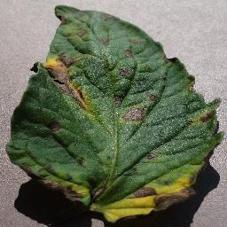
#> input picture raw_dataset/early_blight_leaf/Eb11.jpg, 227 x 227 px; its folder holds only this picture in this run
$ python preprocess_dataset_96x96.py
#> lines starting #> are read from the running program, lines starting #| are printed output that depends on the picture
import cv2
import numpy as np
import os
import random
import matplotlib.pyplot as plt
from tqdm import tqdm
from concurrent.futures import ThreadPoolExecutor, as_completed

def check_dataset(input_dir):
    """Check if dataset exists and contains images"""
#> called with input_dir = 'raw_dataset'
    if not os.path.exists(input_dir):
        print(f"Error: Directory '{input_dir}' does not exist!")
        print("Please create the following folder structure:")
        print(f"{input_dir}/")
        print("├── healthy_leaf/")
        print("├── early_blight_leaf/")
        print("├── late_blight_leaf/")
        print("└── septoria_leaf/")
        print("└── unknown/")
        return False

    image_count = 0
    class_distribution = {}

    for class_name in os.listdir(input_dir):
        class_path = os.path.join(input_dir, class_name)
        if os.path.isdir(class_path):
            images = [f for f in os.listdir(class_path)
                     if f.lower().endswith(('.png', '.jpg', '.jpeg'))]
            num_images = len(images)
            image_count += num_images
            class_distribution[class_name] = num_images
            print(f"Found {num_images} images in {class_name}/")

    if image_count == 0:
        print("\nNo images found! Please add images to the appropriate folders:")
        print("1. Put healthy tomato images in 'healthy_leaf/'")
        print("2. Put early blight images in 'early_blight_leaf/'")
        print("3. Put late blight images in 'late_blight_leaf/'")
        print("4. Put septoria leaf images in 'septoria_leaf/'")
        print("5. Put unknown images in 'unknown/'")
        return False

    print(f"\nTotal images found: {image_count}")

    # Plot class distribution
    print("\nClass distribution:")
    for class_name, count in class_distribution.items():
        print(f"- {class_name}: {count} images ({count/image_count*100:.1f}%)")
#> the answer given: y
#> the answer given: 3

    return True

def preprocess_image(image_path, target_size=(96, 96), enhance_contrast=True):
    """Enhanced preprocessing for tomato disease images with 96x96 resolution"""
#> called with image_path = 'raw_dataset/early_blight_leaf/Eb11.jpg', target_size = (96, 96), enhance_contrast = True
    # Read image
    img = cv2.imread(image_path)
#> img is the input picture: shape (227, 227, 3); mean B, G, R 89.9, 111.2, 104.1
    if img is None:
        return None

    # Convert to RGB
    img = cv2.cvtColor(img, cv2.COLOR_BGR2RGB)

    # Resize to target size (96x96)
    img = cv2.resize(img, target_size)
#> img: shape (96, 96, 3)

    # Enhance contrast using CLAHE
    if enhance_contrast:
        lab = cv2.cvtColor(img, cv2.COLOR_RGB2LAB)
#> lab: shape (96, 96, 3); mean of channels 0, 1, 2 114.6, 121.2, 139.2
        l, a, b = cv2.split(lab)
        clahe = cv2.createCLAHE(clipLimit=3.0, tileGridSize=(8,8))
        cl = clahe.apply(l)
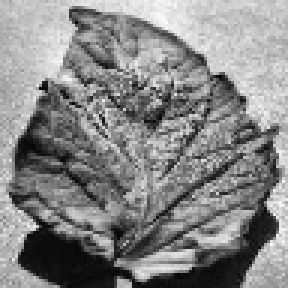
#> cl: shape (96, 96) (shown 3 times larger); min 4, max 255, mean 134.2
        enhanced = cv2.merge((cl,a,b))
#> enhanced: shape (96, 96, 3); mean of channels 0, 1, 2 134.2, 121.2, 139.2
        img = cv2.cvtColor(enhanced, cv2.COLOR_LAB2RGB)

    # Normalize to [0,1]
    img = img.astype('float32') / 255.0

    return img

def process_image_task(args):
    """Process a single image (for parallel processing)"""
    input_path, output_path, target_size = args

    try:
        # Preprocess the image
        processed_img = preprocess_image(input_path, target_size)
#> call 2 of preprocess_image, with image_path = 'raw_dataset/healthy_leaf/H1022.jpg', target_size = (96, 96), enhance_contrast = True
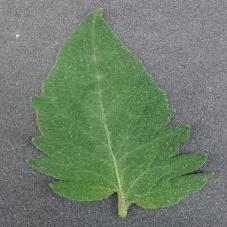
#> input picture raw_dataset/healthy_leaf/H1022.jpg, 227 x 227 px
#> in preprocess_image, img is the input picture: shape (227, 227, 3); mean B, G, R 107.6, 128.1, 110.8
#> in preprocess_image (call 2), `lab = cv2.cvtColor(img, cv2.COLOR_RGB2LAB)`: lab: shape (96, 96, 3); mean of channels 0, 1, 2 132.3, 117.8, 137.2
#> in preprocess_image (call 2), `l, a, b = cv2.split(lab)`:
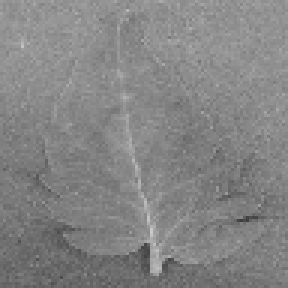
#> l: shape (96, 96) (shown 3 times larger); min 61, max 202, mean 132.3
#> in preprocess_image (call 2), `l, a, b = cv2.split(lab)`:
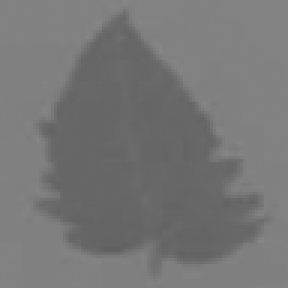
#> a: shape (96, 96) (shown 3 times larger); min 97, max 136, mean 117.8
#> in preprocess_image (call 2), `l, a, b = cv2.split(lab)`:
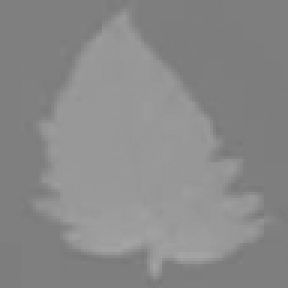
#> b: shape (96, 96) (shown 3 times larger); min 120, max 166, mean 137.2
#> in preprocess_image (call 2), `cl = clahe.apply(l)`:
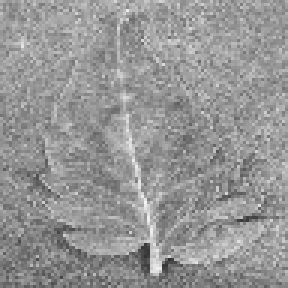
#> cl: shape (96, 96) (shown 3 times larger); min 48, max 244, mean 149.6
#> in preprocess_image (call 2), `enhanced = cv2.merge((cl,a,b))`: enhanced: shape (96, 96, 3); mean of channels 0, 1, 2 149.6, 117.8, 137.2
#> in preprocess_image (call 2), `img = cv2.cvtColor(enhanced, cv2.COLOR_LAB2RGB)`:
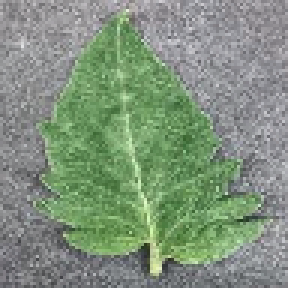
#> img: shape (96, 96, 3) (shown 3 times larger); mean R, G, B 128.2, 146, 124.8

        if processed_img is not None:
            # Save as numpy array
            np.save(output_path, processed_img)
            return True
        return False
    except Exception as e:
        print(f"Error processing {input_path}: {str(e)}")
        return False

def process_dataset(input_dir, output_dir, target_size=(96, 96), max_workers=8):
    """Process entire dataset with parallel processing"""
    # Collect all image paths and output paths
    tasks = []

    # Count total images and create task list
    for class_name in os.listdir(input_dir):
        class_path = os.path.join(input_dir, class_name)
        if not os.path.isdir(class_path):
            continue

        # Create output class directory
        output_class_path = os.path.join(output_dir, class_name)
        os.makedirs(output_class_path, exist_ok=True)

        # Create task for each image
        for img_name in os.listdir(class_path):
            if not img_name.lower().endswith(('.png', '.jpg', '.jpeg')):
                continue

            input_path = os.path.join(class_path, img_name)
            output_path = os.path.join(output_class_path,
                                     os.path.splitext(img_name)[0] + '.npy')

            tasks.append((input_path, output_path, target_size))

    # Process images in parallel
    successful = 0
    with ThreadPoolExecutor(max_workers=max_workers) as executor:
        futures = [executor.submit(process_image_task, task) for task in tasks]

        with tqdm(total=len(tasks), desc="Processing images") as pbar:
            for future in as_completed(futures):
                if future.result():
                    successful += 1
                pbar.update(1)

    print(f"Successfully processed {successful} out of {len(tasks)} images")

def visualize_samples(processed_dir, num_samples=5):
    """Visualize random samples from each class after preprocessing"""
    # Create visualization directory
    viz_dir = os.path.join(os.path.dirname(processed_dir), "visualization")
    os.makedirs(viz_dir, exist_ok=True)

    class_names = [d for d in os.listdir(processed_dir) if os.path.isdir(os.path.join(processed_dir, d))]

    # Create a figure for all classes
    plt.figure(figsize=(15, 3 * len(class_names)))

    for i, class_name in enumerate(class_names):
        class_dir = os.path.join(processed_dir, class_name)
        files = [f for f in os.listdir(class_dir) if f.endswith('.npy')]

        if not files:
            continue

        # Select random samples
        sample_files = random.sample(files, min(num_samples, len(files)))

        for j, file in enumerate(sample_files):
            # Load the numpy array
            img_path = os.path.join(class_dir, file)
            img = np.load(img_path)

            # Display the image
            plt.subplot(len(class_names), num_samples, i * num_samples + j + 1)
            plt.imshow(img)
            plt.title(f"{class_name}" if j == 0 else "")
            plt.axis('off')

    plt.tight_layout()
    plt.savefig(os.path.join(viz_dir, "sample_96x96_images.png"))
    plt.close()

    print(f"Sample visualizations saved to: {viz_dir}")

def create_train_test_split(processed_dir, train_dir, test_dir, test_split=0.2):
    """Split the processed dataset into training and testing sets"""
    os.makedirs(train_dir, exist_ok=True)
    os.makedirs(test_dir, exist_ok=True)

    for class_name in os.listdir(processed_dir):
        class_dir = os.path.join(processed_dir, class_name)
        if not os.path.isdir(class_dir):
            continue

        # Create class directories in train and test
        train_class_dir = os.path.join(train_dir, class_name)
        test_class_dir = os.path.join(test_dir, class_name)
        os.makedirs(train_class_dir, exist_ok=True)
        os.makedirs(test_class_dir, exist_ok=True)

        # Get all numpy files
        files = [f for f in os.listdir(class_dir) if f.endswith('.npy')]
        random.shuffle(files)

        # Calculate split point
        split_idx = int(len(files) * (1 - test_split))
        train_files = files[:split_idx]
        test_files = files[split_idx:]

        print(f"Class {class_name}: {len(train_files)} train, {len(test_files)} test")

        # Copy files to train directory
        for file in train_files:
            src = os.path.join(class_dir, file)
            dst = os.path.join(train_class_dir, file)
            np.save(dst, np.load(src))

        # Copy files to test directory
        for file in test_files:
            src = os.path.join(class_dir, file)
            dst = os.path.join(test_class_dir, file)
            np.save(dst, np.load(src))

if __name__ == "__main__":
    # Use correct path to the raw_dataset directory
    PROJECT_ROOT = os.path.dirname(os.path.abspath(__file__))
    raw_dir = os.path.join(PROJECT_ROOT, "raw_dataset")
    processed_dir = os.path.join(PROJECT_ROOT, "processed_dataset_96x96")

    # Directories for train-test split
    train_dir = os.path.join(PROJECT_ROOT, "processed_train_96x96")
    test_dir = os.path.join(PROJECT_ROOT, "processed_test_96x96")

    print("=== PREPROCESSING IMAGES TO 96x96 RESOLUTION ===")
    print(f"Looking for dataset in: {raw_dir}")
    print("Checking dataset structure...")
    if not check_dataset(raw_dir):
        exit(1)

    # Ask user whether to process or skip
    action = input("\nDo you want to process the images? (y/n, default: y): ").lower()
    if action != 'n':
        print("\nStarting preprocessing...")
        os.makedirs(processed_dir, exist_ok=True)

        # Ask user about number of parallel workers
        try:
            max_workers = int(input(f"Enter number of parallel workers (default: 8): ") or 8)
        except ValueError:
            max_workers = 8

        process_dataset(raw_dir, processed_dir, target_size=(96, 96), max_workers=max_workers)
        print("\nPreprocessing complete!")
        print(f"Processed images saved to: {processed_dir}")

        # Visualize some processed samples
        visualize_samples(processed_dir)
    else:
        print("Skipping image processing...")

    # Ask user about creating train-test split
    split_action = input("\nDo you want to create train-test split? (y/n, default: y): ").lower()
#> the answer given: y
    if split_action != 'n':
        try:
            test_split = float(input(f"Enter test split ratio (default: 0.2): ") or 0.2)
#> the answer given: 3
            if test_split <= 0 or test_split >= 1:
                print("Invalid split ratio. Using default 0.2")
                test_split = 0.2
        except ValueError:
            test_split = 0.2

        print(f"\nCreating train-test split with {test_split*100:.0f}% test data...")
        create_train_test_split(processed_dir, train_dir, test_dir, test_split)
        print(f"Train data saved to: {train_dir}")
        print(f"Test data saved to: {test_dir}")

    print("\n=== PREPROCESSING COMPLETED SUCCESSFULLY ===")
